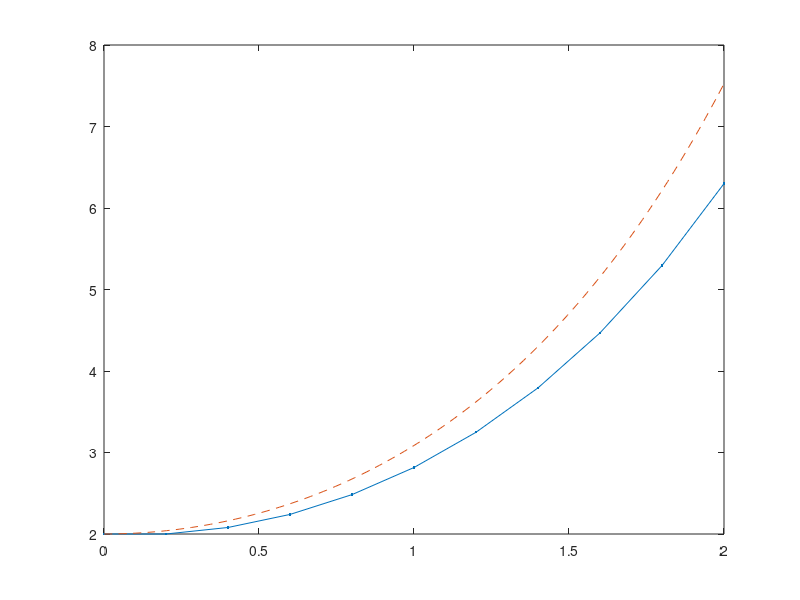
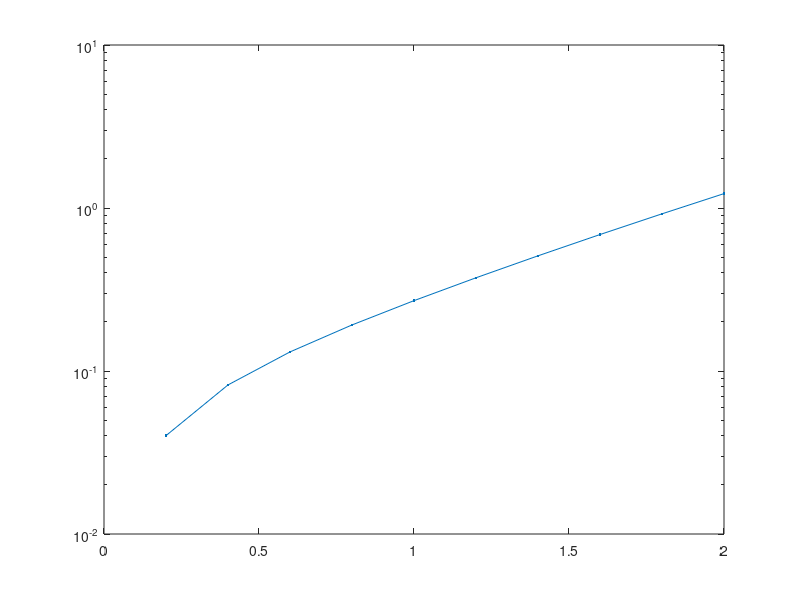
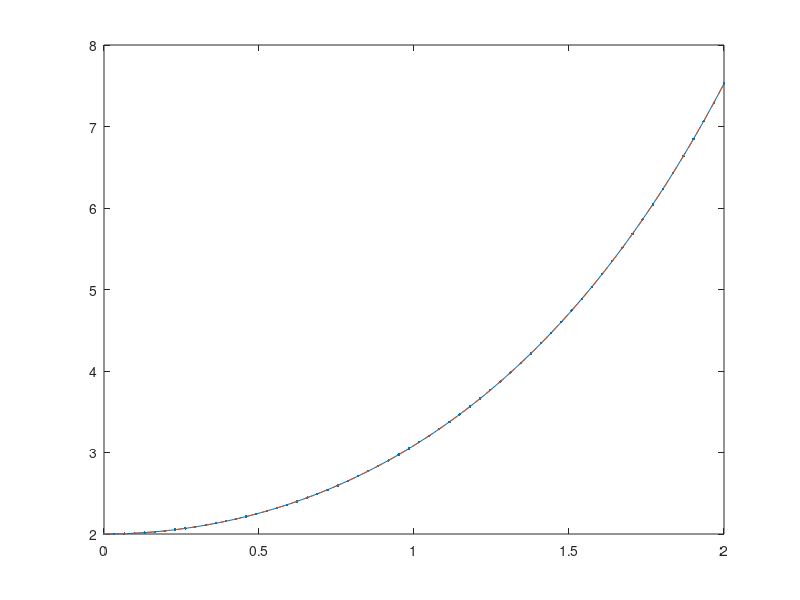
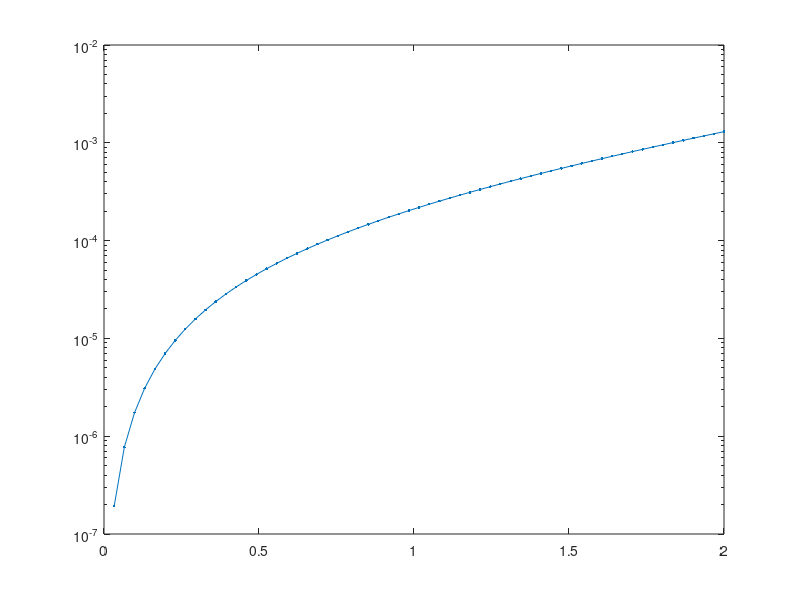

Write MATLAB code to recreate these figures, in order. (Note: this script raises an error after producing the figures.)
T = 2; % tiempo máximo
tt = linspace(0,T); % para graficar
n  = 10;  % numero de intervalos
h  = T/n; % diametro de intervalos
% sol. exacta
yex = @(t) exp(t)+exp(-t);
plot(tt,yex(tt))
	
% Metodo de Euler
tk = linspace(0,T,n+1);
yke = nan(n+1,2); % primer columna: y, segunda y'
yke(1,:) = [2 0]; % condicion inicial
for k = 2:n+1
    yke(k,:) = yke(k-1,:)+h*yke(k-1,[2 1]);
end
clf
plot(tk,yke(:,1),'.-'), hold on
plot(tt,yex(tt),'--')

% error
figure(2),clf
semilogy(tk,abs(yke(:,1)-yex(tk)'),'.-')

% Metodo de trapecio
n  = 61;  % numero de intervalos
h  = T/n; % diametro de intervalos
tk = linspace(0,T,n+1);
ykt = nan(n+1,2); % primer columna: y, segunda y'
ykt(1,:) = [2 0]; % condicion inicial
for k = 2:n+1
    %yk(k,:) = yk(k-1,:)+h*yk(k-1,[2 1]);
    % resolver sistema
    M = [1 -h/2; -h/2 1];
    rhs = [ykt(k-1,1)+h/2*ykt(k-1,2);ykt(k-1,2)+h/2*ykt(k-1,1)];
    sol = M\rhs;
    % guardo solucion
    ykt(k,:) = sol;
end
figure(3), clf
plot(tk,ykt(:,1),'.-'), hold on
plot(tt,yex(tt),'--')

% error
figure(4),clf
semilogy(tk,abs(ykt(:,1)-yex(tk)'),'.-')

% Metodo predictor/corrector
n  = 100;  % numero de intervalos
h  = T/n; % diametro de intervalos
tk = linspace(0,T,n+1);
ykp = nan(n+1,2); % primer columna: y, segunda y'
ykp(1,:) = [2 0]; % condicion inicial
for k = 2:n+1
    %ykp(k,:) = ykp(k-1,:)+h*ykp(k-1,[2 1]);
    ypred = ykp(k-1,:)+h*ykp(k-1,[2 1]);
    ykp(k,:) = ykp(k-1,:) + h/2*(ykp(k-1,[2 1])+ypred([2 1]));
end
figure(5),clf
plot(tk,ykp(:,1),'.-'), hold on
plot(tt,yex(tt),'--')

% error
figure(6),clf
semilogy(tk,abs(ykp(:,1)-yex(tk)'),'.-')

% Con MATLAB
f = @(t,y) [y(2);y(1)]; % y: vector
% NO: f = @(t,y1,y2) [y2;y1]; 
[tode,yode]=ode45(f,[0 T],[2 0]);
figure(7),clf
plot(tode,yode(:,1),'.-'), hold on
plot(tt,yex(tt),'--')

% error
figure(8),clf
semilogy(tode,abs(yode(:,1)-yex(tode)),'.-')

%%
options = odeset('RelTol',1e-6,'AbsTol',1e-6,'Stats','on');

mu = 1000;
f  = @(t,y) [y(2); mu*(1-y(1).^2).*y(2)-y(1)];
y0 = [2;0];
tic
[t,y] = ode15s(f,[0,3000],y0,options);
figure(9)
plot(t,y(:,1),'-')


